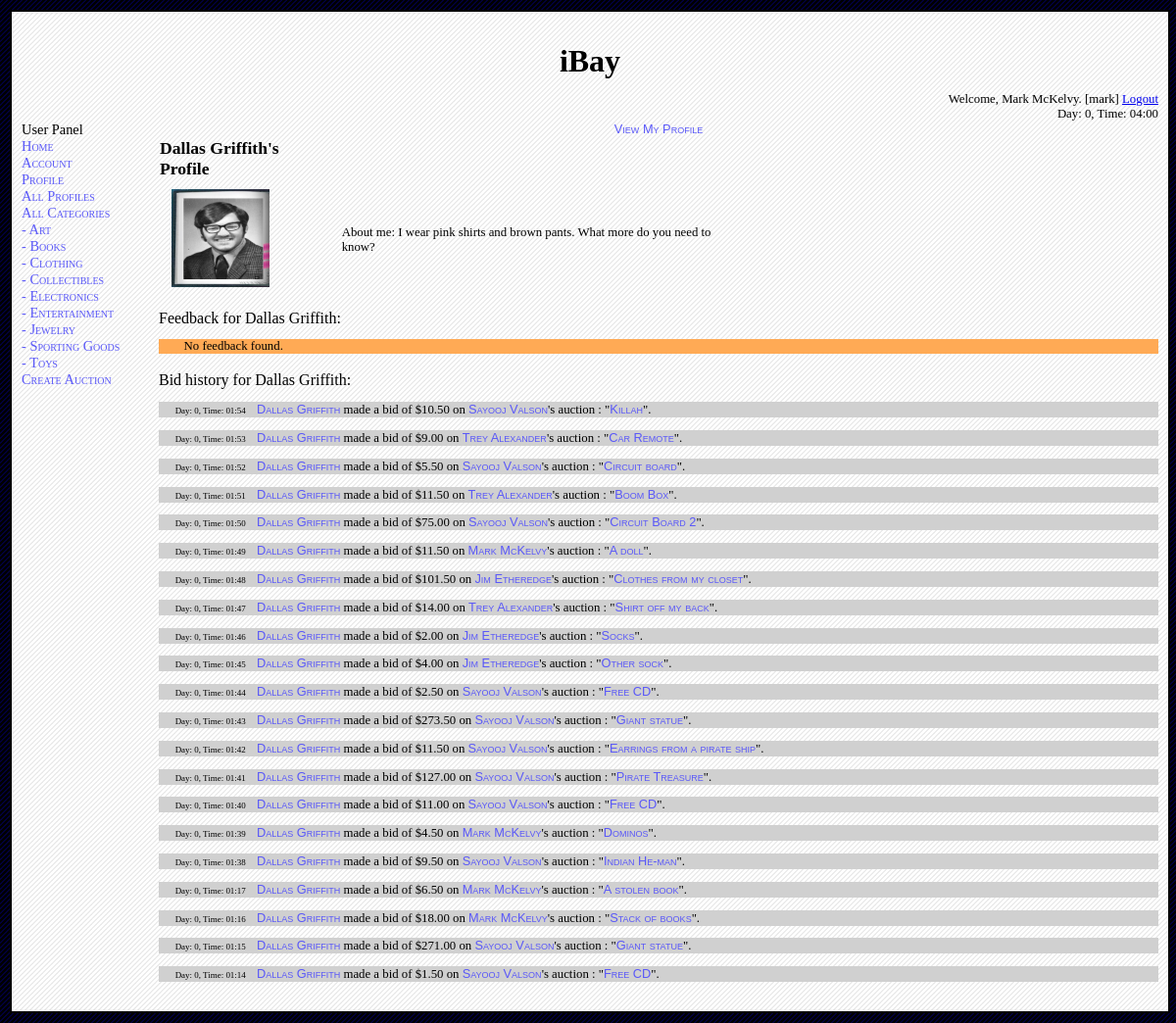
The page /source/profile.php?mode=view&username=dallas (signed in) on the database its author committed.
### tables this page shows
CREATE TABLE `user` (
  `username` varchar(50) NOT NULL default '',
  `password` varchar(50) default NULL,
  `is_admin` tinyint(1) default NULL,
  `realname` varchar(100) default NULL,
  `birth_date` varchar(10) default NULL,
  `shipping_street` varchar(100) default NULL,
  `shipping_city` varchar(50) default NULL,
  `shipping_state` varchar(25) default NULL,
  `shipping_zip` varchar(10) default NULL,
  `phone` varchar(12) default NULL,
  `email` varchar(50) default NULL,
  `card_type` varchar(20) default NULL,
  `card_number` varchar(16) default NULL,
  `card_expire` varchar(5) default NULL,
  `picture` varchar(100) default NULL,
  `description` varchar(250) default NULL,
  PRIMARY KEY  (`username`)
);

CREATE TABLE `bids_on` (
  `username` varchar(50) NOT NULL default '',
  `item_title` varchar(50) NOT NULL default '',
  `item_seller` varchar(50) NOT NULL default '',
  `item_category` varchar(30) NOT NULL default '',
  `item_end_day` int(5) NOT NULL default '0',
  `item_end_hour` int(2) NOT NULL default '0',
  `item_end_minute` int(2) NOT NULL default '0',
  `bid_day` int(5) NOT NULL default '0',
  `bid_hour` int(2) NOT NULL default '0',
  `bid_minute` int(2) NOT NULL default '0',
  `bid_amount` float(7,2) default NULL,
  `display_notification` char(1) default NULL,
  PRIMARY KEY  (`username`,`item_title`,`item_seller`,`item_category`,`item_end_day`,`item_end_hour`,`item_end_minute`,`bid_day`,`bid_hour`,`bid_minute`),
  KEY `item_title` (`item_title`),
  KEY `item_seller` (`item_seller`),
  KEY `item_category` (`item_category`),
  KEY `item_end_day` (`item_end_day`),
  KEY `item_end_hour` (`item_end_hour`),
  KEY `item_end_minute` (`item_end_minute`)
);

### source/dbinfo.php (called while the page is built, shortened)
<?php
class dbinfo_t
{
	var $debug;
	function init ()
	{
		$this->debug = true;
	}
	function query ($q)
	{
		if ($this->debug)
			$result = mysql_query ($q) or die ('BAD QUERY: '.mysql_error ());
		else
			$result = mysql_query ($q);
		return $result;
	}
	function logged_in ()
	{
		return isset ($_SESSION) && isset ($_SESSION['Username']);
	}
	function is_admin ()
	{
		return $this->logged_in () && $_SESSION['Admin'] == 1;
	}
	function username ()
	{
		return $_SESSION['Username'];
	}
	function day ()
	{
		return $_SESSION['Day'];
	}
	function hour ()
	{
		return $_SESSION['Hour'];
	}
	function minute ()
	{
		return $_SESSION['Minute'];
	}
	function get_realname ($username)
	{
		$result = $this->query ("select realname from user where username = '$username'");
		if (mysql_num_rows ($result) == 0)
			return "ERROR";
		else
		{
			$row = mysql_fetch_assoc ($result);
			return $row['realname'];
		}
	}
	function get_userdesc ($username)
	{
		$result = $this->query ("select description from user where username =  '$username'");
		$row = mysql_fetch_assoc ($result);
		return $row['description'];
	}
	function get_picture ($username)
	{
		$result = $this->query ("select picture from user where username = '$username'");
		$row = mysql_fetch_assoc ($result);
		return $row['picture'];
	}
}
?>

### source/common.php (the view, shortened to what this page needs)
<?php
include_once ("dbinfo.php");
include_once ("table_common.php");
include_once ("list_common.php");
function echo_header ($dbinfo)
{
	$dbinfo->init ();
	$dbinfo->update_all ();
	echo <<<HEREDOC
<!DOCTYPE HTML PUBLIC "-//W3C//DTD HTML 4.01//EN" "http://www.w3.org/TR/html4/strict.dtd">
<html>
<head>
<meta http-equiv="Content-Type" content="text/html; charset=iso-8859-1" />
<title>CMPS 460 DB Project</title>
<link href="style.css" rel="stylesheet" type="text/css" />
</head>
<body>
HEREDOC;
	echo_div ("container");
	echo "iBay";
	end_div ();
	$day = $dbinfo->day () + 0;
	$hour = $dbinfo->hour ();
	$minute = $dbinfo->minute ();
	if ($dbinfo->logged_in ())
	{
		$realname = $dbinfo->realname ();
		$username = $dbinfo->username ();
		$logoutlink = href ("logout.php", "Logout");
		cout ("Welcome, $realname. [$username] $logoutlink");
	}
	else
	{
		$loginlink = href ("login.php", "Login");
		$reglink= href ("registration.php", "Register");
		cout ("Welcome! $loginlink or $reglink");
	}
	echo ("Day: $day, Time: $hour:$minute");
	if ($dbinfo->logged_in ())
	{
		if ($dbinfo->is_admin ())
			$nav = "Admin Panel<br/>";
		else
			$nav = "User Panel<br/>";
		$nav = $nav.li_wrap (href ("index.php", "Home"));
		$nav = $nav.li_wrap (href ("registration.php?mode=view", "Account"));
		$nav = $nav.li_wrap (href ("profile.php", "Profile"));
		$nav = $nav.li_wrap (href ("profile.php?mode=browse", "All Profiles"));
		$nav = $nav.li_wrap (href ("category.php", "All Categories"));
		$nav = $nav.li_wrap (href ("category.php?view=Art", " - Art"));
		$nav = $nav.li_wrap (href ("category.php?view=Books", " - Books"));
		$nav = $nav.li_wrap (href ("category.php?view=Clothing", " - Clothing"));
		$nav = $nav.li_wrap (href ("category.php?view=Collectibles", " - Collectibles"));
		$nav = $nav.li_wrap (href ("category.php?view=Electronics", " - Electronics"));
		$nav = $nav.li_wrap (href ("category.php?view=Entertainment", " - Entertainment"));
		$nav = $nav.li_wrap (href ("category.php?view=Jewelry", " - Jewelry"));
		$nav = $nav.li_wrap (href ("category.php?view=Sporting Goods", " - Sporting Goods"));
		$nav = $nav.li_wrap (href ("category.php?view=Toys", " - Toys"));
		$nav = $nav.li_wrap (href ("itemlisting.php?mode=new", "Create Auction"));
		echo ul_wrap ($nav);
	}
}
function echo_footer ($dbinfo)
{
	echo <<<HEREDOC
</body>
</html>
HEREDOC;
}
function current_script ()
{
	return basename ($_SERVER["SCRIPT_NAME"]);
}
function echo_div ($name)
{
	if (empty ($name))
		echo "<div>\n";
	else
		echo "<div id=\"$name\">\n";
}
function end_div ()
{
	echo "</div>\n";
}
function div ($text, $style_name = "")
{
	if (!empty ($style_name))
		$style_name = "id=\"$style_name\"";
	return "<div $style_name>\n$text\n</div>\n";
}
function span ($text, $style_name)
{
	if (!empty ($style_name))
		$style_name = "id=\"$style_name\"";
	return "<span $style_name>\n$text\n</span>\n";
}
function href ($url, $text)
{
	return "<a href=\"$url\">$text</a>";
}
function local_img ($path)
{
	return "<img src=\"images/$path\">";
}
function get ($key)
{
	if (isset ($_GET[$key]))
		$val = $_GET[$key];
	else
		$val = "";
	return $val;
}
function cout ($str)
{
	echo "$str"."<br/>\n";
}
function format_time ($day, $hour, $minute, $prefix_zeros_to_day = false)
{
	$day += 0;
	$hour += 0;
	$minute += 0;
	if ($hour < 10)
	{
		$hour = "0".$hour;
	}
	return "Day: $day, Time: $hour:$minute";
}
?>

### source/profile.php (shortened to what this page needs)
<?php
include_once ("common.php");
$dbinfo = new dbinfo_t();
echo_header($dbinfo);
$current_script = current_script ();
$mode = get("mode");
$user_name = $dbinfo->username();
$home_user = $user_name;
if ($mode == "")
{
	$user_name = $dbinfo->username ();
}
else if ($mode == "view" || $mode == "edit")
{
	$user_name = get("username");
}
if ($mode == "" || $mode == "view" )
{
	if($user_name != $home_user)
		echo href ("$current_script?", "View My Profile");
	else
		echo href ("$current_script?mode=edit&username=$user_name", "Edit Profile");
	$table = new table_common_t();
	$table->init ("profile");
	echo $table->table_begin();
	echo $table->table_head_begin ();
	if($user_name == $home_user)
	{
		echo $table->tr ($table->td ("Your Profile"));
	}
	else
	{
		echo $table->tr ($table->td ($dbinfo->get_realname ($user_name)."'s Profile"));
	}
	echo $table->table_head_end ();
	echo $table->table_body_begin ();
	echo $table->tr ($table->td (local_img ($dbinfo->get_picture($user_name))).
			 $table->td ("About me: " . $dbinfo->get_userdesc($user_name)));
	echo $table->table_body_end ();
	echo $table->table_end();
	if($user_name != $home_user)
		cout ("Feedback for ".$dbinfo->get_realname ($user_name).":");
	else
		cout ("Feedback for you:");
	$result_seller = $dbinfo->query ("select buyer,seller,buyerfeedbackforseller_rating,buyerfeedbackforseller_description from item_listing where seller ='$user_name' and buyerfeedbackforseller_rating!=-1 and buyerfeedbackforseller_description!='' and buyerfeedbackforseller_rating!=-1 order by end_day desc,end_hour desc,end_minute desc");
	$result_buyer = $dbinfo->query("select buyer, seller, sellerfeedbackforbuyer_description from item_listing where buyer = '$user_name' and sellerfeedbackforbuyer_description!=''");
	if(mysql_num_rows($result_seller) == 0 && mysql_num_rows($result_buyer) == 0)
	{
		echo div ("No feedback found.", "feedback");
	}
	if($user_name != $home_user)
		cout ("Bid history for ".$dbinfo->get_realname ($user_name).":");
	else
		cout ("Bid history for you:");
	$result_bid =  $dbinfo->query ("select * from bids_on
where 	username = '$user_name'
order by bid_day, bid_hour, bid_minute desc");
	if(mysql_num_rows($result_bid) == 0)
	{
		echo div ("No bid history found.", "bidhistory");
	}
	else
	{
		while (list ($username, $item_title, $item_seller, $item_category,
			     $item_end_day, $item_end_hour, $item_end_minute,
			     $bid_day, $bid_hour, $bid_minute,
			     $bid_amount)
		       = mysql_fetch_row($result_bid))
		{
			$seller_realname = href ("profile.php?mode=view&username=$item_seller",
						 $dbinfo->get_realname ($item_seller));
			if ($username == $home_user)
				$bidder_realname = "You";
			else
			{
				$bidder_realname = href ("profile.php?mode=view&username=$username",
							 $dbinfo->get_realname ($username));
			}
			echo div (span (format_time ($bid_day, $bid_hour, $bid_minute), "time2").
				  "$bidder_realname  made a bid of \$$bid_amount on $seller_realname's auction : \"".href ("itemlisting.php?mode=view&title=$item_title&seller=$item_seller&category=$item_category&end_day=$item_end_day&end_hour=$item_end_hour&end_minute=$item_end_minute", $item_title)."\".", "bidhistory");
		}
	}
}
echo_footer($dbinfo);
?>

### source/style.css (style rules this page uses)
body { background: url(images/stripe_blue.png) top repeat; background-color: #000000; text-align: center; margin: 5px; padding: 5px; }
#container { margin: 0 auto; width: 100%; margin-top: 0px; padding: 0px; text-align: left; background: url(images/stripe_white.png) top repeat; background-color: #ffffff; border: 2px solid #000000; }
#header { position: relative; margin: 0px; padding-top: 1em; text-align: center; font-size: 2em; font-weight: bold; #border: 1px dotted navy; }
#navbar { float: left; position: relative; margin: 0px; padding-top: 0em; padding-left: 10px; text-align: left; width: 140px; font-size: 0.9em; #border: 1px dotted navy; }
#navbar li a { position: relative; color: #5A58F8; font-family: Verdana; font-variant: small-caps; text-decoration: none; }
#content { position: relative; color: #000000; font-family: serif; font-variant: normal; font-weight: normal; text-decoration: none; margin-left: 150px; margin-right: 10px; #border: 1px dotted navy; min-height: 500px; padding-bottom: 30px; padding-top: 0px; margin-top: 0em; }
#content a { font-family: sans-serif; font-size: 1em; font-variant: small-caps; color: #5A58F8; text-decoration: none; }
#status { position: relative; margin: 0px; padding-top: 1em; padding-right: 10px; text-align: right; font-size: 0.8em; #border: 1px dotted navy; }
#scriptstatus { position: relative; margin: 0px; text-align: center; font-size: 0.8em; }
#time2 { position: relative; color: black; font-size: 0.7em; left: -1em; }
#feedback { position: relative; margin-top: 1em; padding-left: 2em; text-align: left; font-size: 0.8em; background-color: #ffaa55; #border: 1px dotted navy; }
#bidhistory { position: relative; margin-top: 1em; padding-left: 2em; text-align: left; font-size: 0.8em; background-color: #d0d0d0; #border: 1px dotted navy; }
tbody.profile img { max-width: 100px; border: 0px; }

### rows shown on the page
user: picture (picture)
bids_on: text "Day: 0, Time: 01:54", user.realname "Dallas Griffith Sayooj Valson Killah"
bids_on: text "Day: 0, Time: 01:53", user.realname "Dallas Griffith Trey Alexander Car Remote"
bids_on: text "Day: 0, Time: 01:52", user.realname "Dallas Griffith Sayooj Valson Circuit board"
bids_on: text "Day: 0, Time: 01:51", user.realname "Dallas Griffith Trey Alexander Boom Box"
bids_on: text "Day: 0, Time: 01:50", user.realname "Dallas Griffith Sayooj Valson Circuit Board 2"
bids_on: text "Day: 0, Time: 01:49", user.realname "Dallas Griffith Mark McKelvy A doll"
bids_on: text "Day: 0, Time: 01:48", user.realname "Dallas Griffith Jim Etheredge Clothes from my closet"
bids_on: text "Day: 0, Time: 01:47", user.realname "Dallas Griffith Trey Alexander Shirt off my back"
bids_on: text "Day: 0, Time: 01:46", user.realname "Dallas Griffith Jim Etheredge Socks"
bids_on: text "Day: 0, Time: 01:45", user.realname "Dallas Griffith Jim Etheredge Other sock"
bids_on: text "Day: 0, Time: 01:44", user.realname "Dallas Griffith Sayooj Valson Free CD"
bids_on: text "Day: 0, Time: 01:43", user.realname "Dallas Griffith Sayooj Valson Giant statue"
bids_on: text "Day: 0, Time: 01:42", user.realname "Dallas Griffith Sayooj Valson Earrings from a pirate ship"
bids_on: text "Day: 0, Time: 01:41", user.realname "Dallas Griffith Sayooj Valson Pirate Treasure"
bids_on: text "Day: 0, Time: 01:40", user.realname "Dallas Griffith Sayooj Valson Free CD"
bids_on: text "Day: 0, Time: 01:39", user.realname "Dallas Griffith Mark McKelvy Dominos"
bids_on: text "Day: 0, Time: 01:38", user.realname "Dallas Griffith Sayooj Valson Indian He-man"
bids_on: text "Day: 0, Time: 01:17", user.realname "Dallas Griffith Mark McKelvy A stolen book"
bids_on: text "Day: 0, Time: 01:16", user.realname "Dallas Griffith Mark McKelvy Stack of books"
bids_on: text "Day: 0, Time: 01:15", user.realname "Dallas Griffith Sayooj Valson Giant statue"
bids_on: text "Day: 0, Time: 01:14", user.realname "Dallas Griffith Sayooj Valson Free CD"

### other values the page prints
$str "Welcome, Mark McKelvy. [mark] Feedback for Dallas Griffith: Bid history for Dallas Griffith:"
$text "Logout Home Account Profile All Profiles All Categories - Art - Books - Clothing - Collectibles - Electronics - Entertainment - Jewelry - Sporting Goods - Toys Create Auction View My Profile"
$day "0"
$hour "04"
$minute "00"
$s "Dallas Griffith's Profile About me: I wear pink shirts and brown pants. What more do you need to know?"
$text "No feedback found."
